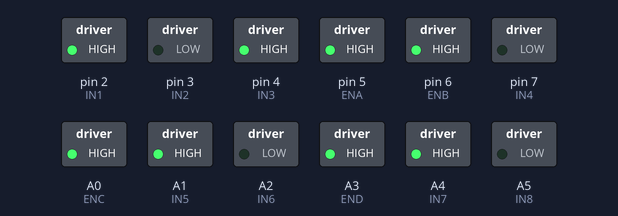
A sketch run on a simulated Arduino Uno, built with avr-gcc and run on an emulated ATmega328P. Shown: switched loads named in the sketch (green lamp = pin HIGH).

Above: at 0.1 s.
At 30.1 s:
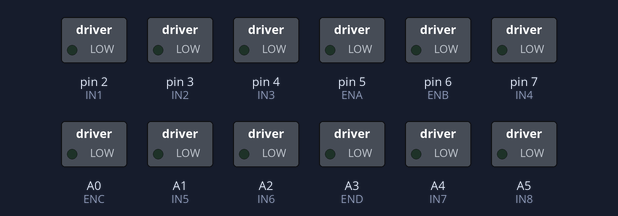
At 31.1 s:
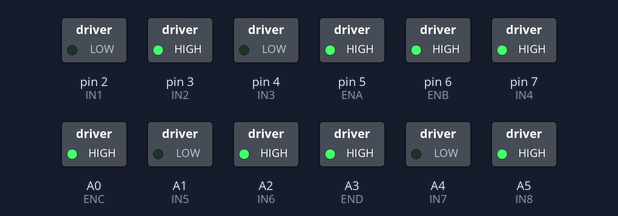
Timing chart, 0 to 32.6 s (numbered marks = the images above):
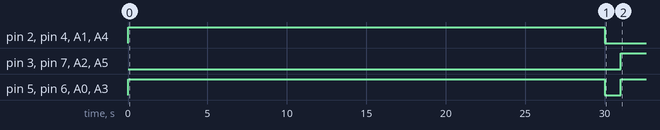

Measured:
- by itself, pin 2 (IN1), pin 4 (IN3), A1 (IN5), A4 (IN7): LOW → HIGH at 0.00 s, → LOW 30.0 s later
- by itself, pin 3 (IN2), pin 7 (IN4), A2 (IN6), A5 (IN8): LOW → HIGH at 31.0 s
- by itself, pin 5 (ENA), pin 6 (ENB), A0 (ENC), A3 (END): LOW → HIGH at 0.00 s, → LOW 30.0 s later, → HIGH 1.0 s later

The sketch:

Four_Wheel_Robot.ino
```cpp
// ===== Motor 1 =====
const int ENA = 5;
const int IN1 = 2;
const int IN2 = 3;

// ===== Motor 2 =====
const int ENB = 6;
const int IN3 = 4;
const int IN4 = 7;

// ===== Motor 3 =====
const int ENC = A0;
const int IN5 = A1;
const int IN6 = A2;

// ===== Motor 4 =====
const int END = A3;
const int IN7 = A4;
const int IN8 = A5;

void setup() {

  pinMode(ENA, OUTPUT);
  pinMode(IN1, OUTPUT);
  pinMode(IN2, OUTPUT);

  pinMode(ENB, OUTPUT);
  pinMode(IN3, OUTPUT);
  pinMode(IN4, OUTPUT);

  pinMode(ENC, OUTPUT);
  pinMode(IN5, OUTPUT);
  pinMode(IN6, OUTPUT);

  pinMode(END, OUTPUT);
  pinMode(IN7, OUTPUT);
  pinMode(IN8, OUTPUT);

  stopMotors();
}

void enableMotors() {
  digitalWrite(ENA, HIGH);
  digitalWrite(ENB, HIGH);
  digitalWrite(ENC, HIGH);
  digitalWrite(END, HIGH);
}

void stopMotors() {

  digitalWrite(ENA, LOW);
  digitalWrite(ENB, LOW);
  digitalWrite(ENC, LOW);
  digitalWrite(END, LOW);

  digitalWrite(IN1, LOW);
  digitalWrite(IN2, LOW);

  digitalWrite(IN3, LOW);
  digitalWrite(IN4, LOW);

  digitalWrite(IN5, LOW);
  digitalWrite(IN6, LOW);

  digitalWrite(IN7, LOW);
  digitalWrite(IN8, LOW);
}

void forward() {

  enableMotors();

  digitalWrite(IN1, HIGH);
  digitalWrite(IN2, LOW);

  digitalWrite(IN3, HIGH);
  digitalWrite(IN4, LOW);

  digitalWrite(IN5, HIGH);
  digitalWrite(IN6, LOW);

  digitalWrite(IN7, HIGH);
  digitalWrite(IN8, LOW);
}

void backward() {

  enableMotors();

  digitalWrite(IN1, LOW);
  digitalWrite(IN2, HIGH);

  digitalWrite(IN3, LOW);
  digitalWrite(IN4, HIGH);

  digitalWrite(IN5, LOW);
  digitalWrite(IN6, HIGH);

  digitalWrite(IN7, LOW);
  digitalWrite(IN8, HIGH);
}

void turnRight() {

  enableMotors();

  // Left side (M2, M3) ON
  digitalWrite(IN3, HIGH);
  digitalWrite(IN4, LOW);

  digitalWrite(IN5, HIGH);
  digitalWrite(IN6, LOW);

  // Right side (M1, M4) OFF
  digitalWrite(IN1, LOW);
  digitalWrite(IN2, LOW);

  digitalWrite(IN7, LOW);
  digitalWrite(IN8, LOW);
}

void turnLeft() {

  enableMotors();

  // Left side (M2, M3) OFF
  digitalWrite(IN3, LOW);
  digitalWrite(IN4, LOW);

  digitalWrite(IN5, LOW);
  digitalWrite(IN6, LOW);

  // Right side (M1, M4) ON
  digitalWrite(IN1, HIGH);
  digitalWrite(IN2, LOW);

  digitalWrite(IN7, HIGH);
  digitalWrite(IN8, LOW);
}

void loop() {

  // Forward 30 seconds
  forward();
  delay(30000);

  stopMotors();
  delay(1000);

  // Backward 60 seconds
  backward();
  delay(60000);

  stopMotors();
  delay(1000);

  // Alternate right and left turns for 1 minute
  for (int i = 0; i < 6; i++) {

    turnRight();
    delay(5000);

    stopMotors();
    delay(500);

    turnLeft();
    delay(5000);

    stopMotors();
    delay(500);
  }

  stopMotors();
  delay(1000);
}
```
